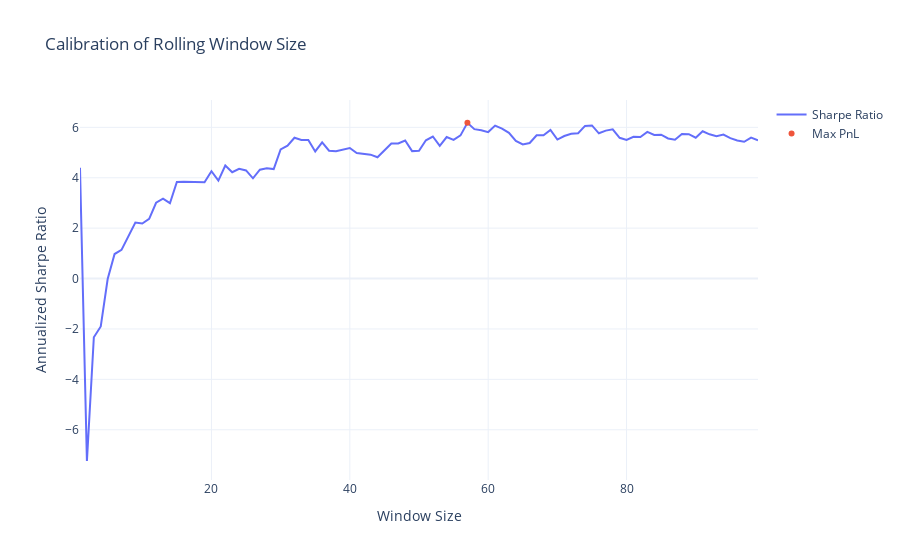

Notebook cell for this chart:
### Code cell
fig = go.Figure()
fig.add_trace(go.Scatter(x=list(range(1, 100)), y=calibration_res, mode='lines', name='Sharpe Ratio'))
max_pnl = max(calibration_res)
max_pnl_idx = calibration_res.index(max_pnl)+1
fig.add_trace(go.Scatter(x=[max_pnl_idx], y=[max_pnl], mode='markers', name='Max PnL'))
fig.update_layout(
    title='Calibration of Rolling Window Size',
    xaxis_title='Window Size',
    yaxis_title='Annualized Sharpe Ratio',
    template='plotly_white'
)
fig.show()

### Figure 1 — Plotly figure (JSON) as saved in the notebook; plotly's stock layout.template omitted (floating-point values rounded to 4 significant figures)
{"data": [{"mode": "lines", "name": "Sharpe Ratio", "x": [1, 2, 3, 4, 5, 6, 7, 8, 9, 10, 11, 12, 13, 14, 15, 16, 17, 18, 19, 20, 21, 22, 23, 24, 25, 26, 27, 28, 29, 30, 31, 32, 33, 34, 35, 36, 37, 38, 39, 40, 41, 42, 43, 44, 45, 46, 47, 48, 49, 50, 51, 52, 53, 54, 55, 56, 57, 58, 59, 60, 61, 62, 63, 64, 65, 66, 67, 68, 69, 70, 71, 72, 73, 74, 75, 76, 77, 78, 79, 80, 81, 82, 83, 84, 85, 86, 87, 88, 89, 90, 91, 92, 93, 94, 95, 96, 97, 98, 99], "y": [4.394, -7.24, -2.331, -1.903, -0.01885, 0.9732, 1.137, 1.654, 2.221, 2.182, 2.369, 3.008, 3.171, 2.99, 3.831, 3.845, 3.841, 3.851, 3.818, 4.261, 3.885, 4.486, 4.22, 4.356, 4.291, 3.978, 4.321, 4.379, 4.343, 5.123, 5.275, 5.588, 5.502, 5.499, 5.043, 5.406, 5.074, 5.054, 5.105, 5.181, 4.984, 4.943, 4.917, 4.812, 5.081, 5.357, 5.361, 5.479, 5.057, 5.072, 5.486, 5.636, 5.264, 5.614, 5.504, 5.682, 6.183, 5.928, 5.887, 5.812, 6.071, 5.95, 5.782, 5.465, 5.323, 5.38, 5.688, 5.685, 5.897, 5.515, 5.655, 5.744, 5.765, 6.057, 6.075, 5.764, 5.871, 5.924, 5.586, 5.501, 5.628, 5.615, 5.818, 5.695, 5.71, 5.56, 5.511, 5.737, 5.73, 5.591, 5.844, 5.722, 5.65, 5.711, 5.571, 5.478, 5.426, 5.593, 5.484], "type": "scatter"}, {"mode": "markers", "name": "Max PnL", "x": [57], "y": [6.183], "type": "scatter"}], "layout": {"title": {"text": "Calibration of Rolling Window Size"}, "xaxis": {"title": {"text": "Window Size"}}, "yaxis": {"title": {"text": "Annualized Sharpe Ratio"}}}}
